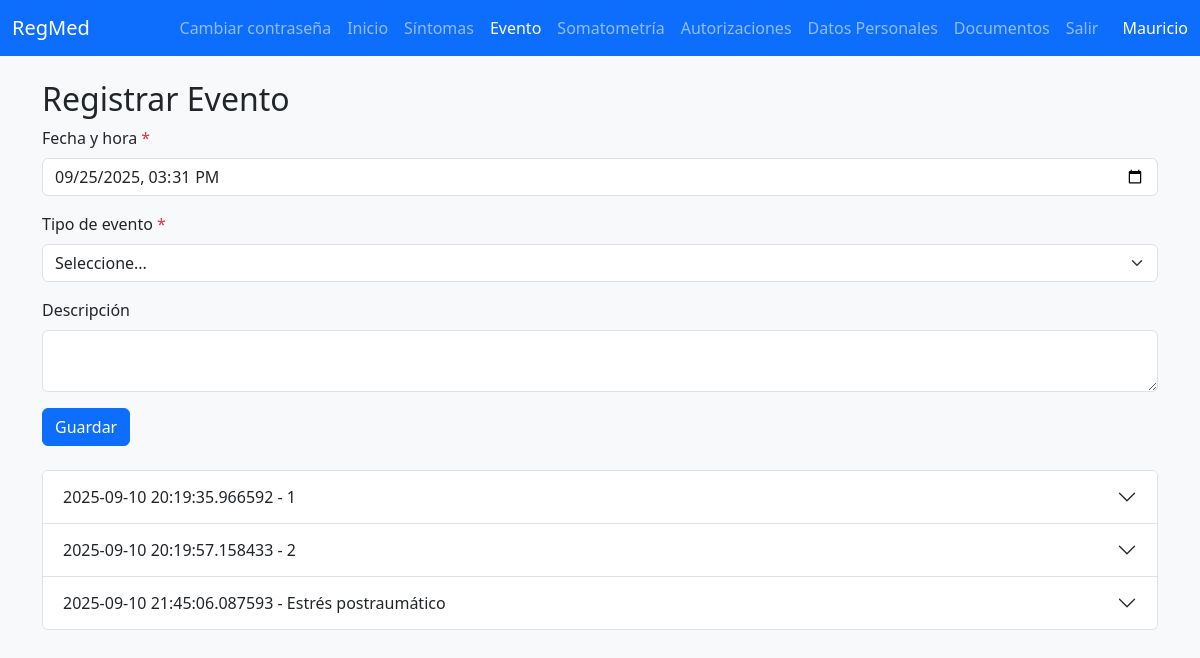
Page /evento (signed in) on the earlier database version.
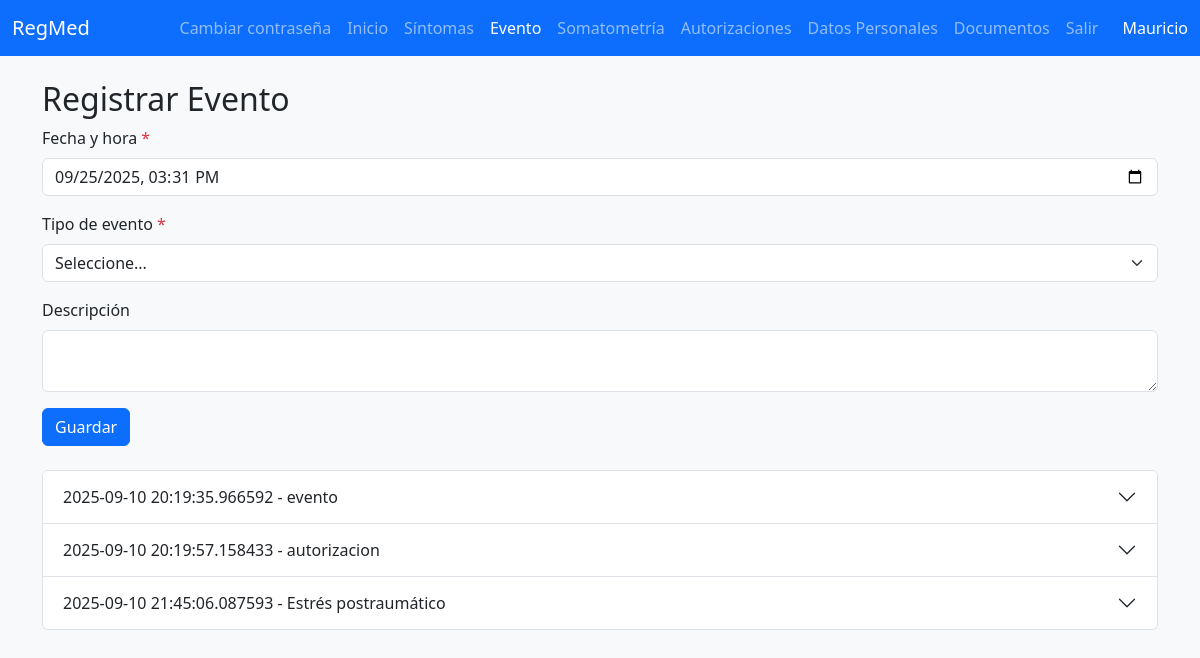
Same page on the later database version.
### tables this page shows
CREATE TABLE users (id INTEGER PRIMARY KEY AUTOINCREMENT NOT NULL, username TEXT NOT NULL, hash TEXT NOT NULL, rol TEXT NOT NULL DEFAULT 'paciente');

CREATE TABLE "eventos" (
                id INTEGER PRIMARY KEY AUTOINCREMENT,
                date TEXT NOT NULL,
                users_id INTEGER NOT NULL,
                tipo TEXT NOT NULL,
                evento TEXT NOT NULL,
                type INTEGER NOT NULL
            );

### app.py (the view, shortened to what this page needs)
@app.route("/evento", methods=["GET", "POST"])
@login_required
def evento():
    if session.get("rol") != "paciente":
        return apology("Acceso restringido", 403)
    conn = get_db_connection()
    eventos = conn.execute("SELECT * FROM eventos WHERE users_id = ?", (session["user_id"],)).fetchall()
    conn.close()
    fecha_hoy = datetime.now().strftime('%Y-%m-%dT%H:%M')
    return render_template("evento.html", eventos=eventos, fecha_hoy=fecha_hoy)

### app.py (called while the page is built)
def get_db_connection():
    db_path = os.path.join(os.path.dirname(__file__), "pacientes.db")
    conn = sqlite3.connect(db_path)
    conn.row_factory = sqlite3.Row
    return conn

@app.context_processor
def inject_username():
    if "user_id" in session:
        conn = get_db_connection()
        user = conn.execute("SELECT username FROM users WHERE id = ?", (session["user_id"],)).fetchone()
        conn.close()
        if user:
            return {"username": user["username"]}
    return {}

@app.after_request
def after_request(response):
    response.headers["Cache-Control"] = "no-cache, no-store, must-revalidate"
    response.headers["Expires"] = 0
    response.headers["Pragma"] = "no-cache"
    return response

### helpers.py (called while the page is built)
def login_required(f):
    @wraps(f)
    def decorated_function(*args, **kwargs):
        if session.get("user_id") is None:
            return redirect("/login")
        return f(*args, **kwargs)
    return decorated_function

### static/templates/evento.html (shortened to what this page needs)
{% extends "layout.html" %}
{% block content %}
<h2>Registrar Evento</h2>
<form action="/evento" method="post" class="mb-4">
  <div class="mb-3">
    <label for="fecha" class="form-label">Fecha y hora <span class="text-danger">*</span></label>
    <input type="datetime-local" class="form-control" id="fecha" name="fecha" required
           value="{{ fecha_hoy if fecha_hoy is defined else '' }}">
  </div>
  <div class="mb-3">
    <label for="tipo" class="form-label">Tipo de evento <span class="text-danger">*</span></label>
    <select class="form-select" id="tipo" name="tipo" required>
      <option value="" selected disabled>Seleccione...</option>
    </select>
  </div>
  <div class="mb-3">
    <label for="evento" class="form-label">Descripción</label>
    <textarea class="form-control" id="evento" name="evento" required></textarea>
  </div>
  <button type="submit" class="btn btn-primary">Guardar</button>
</form>
{% if eventos %}
<div class="accordion" id="accordionEventos">
  {% for e in eventos %}
  <div class="accordion-item">
    <h2 class="accordion-header" id="headingE{{ loop.index }}">
      <button class="accordion-button collapsed" type="button" data-bs-toggle="collapse" data-bs-target="#collapseE{{ loop.index }}">
        {{ e["date"] }} - {{ e["tipo"] }}
      </button>
    </h2>
  </div>
  {% endfor %}
</div>
{% else %}
<p class="text-muted">No hay eventos registrados.</p>
{% endif %}
{% endblock %}

### static/templates/layout.html (shortened to what this page needs)
<!DOCTYPE html>
<html lang="es">
<head>
  <link href="https://cdn.jsdelivr.net/npm/bootstrap@5.3.2/dist/css/bootstrap.min.css" rel="stylesheet">
</head>
<body class="bg-light">
<nav class="navbar navbar-expand-lg navbar-dark bg-primary fixed-top">
  <div class="container-fluid">
    <a class="navbar-brand" href="/">RegMed</a>
    <div class="collapse navbar-collapse" id="mainNav">
      <ul class="navbar-nav ms-auto mb-2 mb-lg-0">
        {% if session.get('user_id') %}
            <li class="nav-item">
              <a class="nav-link" href="{{ url_for('password') }}">Cambiar contraseña</a>
            </li>
            {% if session.get('rol') == 'enfermeria' %}
                <li class="nav-item">
                  <a class="nav-link {% if request.path.startswith('/seleccionar_paciente') %}active{% endif %}" href="/seleccionar_paciente">Seleccionar Paciente</a>
                </li>
               <li class="nav-item">
                  <a class="nav-link {% if request.path.startswith('/somatometria') %}active{% endif %}" href="/somatometria">Somatometría</a>
                </li>
                <li class="nav-item">
                  <a class="nav-link" href="{{ url_for('registro_enfermeria') }}">Plan de Cuidados</a>
                </li>
                <li class="nav-item">
                  <a class="nav-link {% if request.path.startswith('/prescripciones') %}active{% endif %}" href="/prescripciones">Registrar Prescripción</a>
                </li>
                <li class="nav-item">
                  <a class="nav-link" href="/logout">Salir</a>
                </li>
            {% else %}
              {% if session.get('rol') == 'paciente' %}
                <li class="nav-item">
                  <a class="nav-link {% if request.path == '/' %}active{% endif %}" href="/">Inicio</a>
                </li>
                <li class="nav-item">
                  <a class="nav-link {% if request.path.startswith('/sintomas') %}active{% endif %}" href="/sintomas">Síntomas</a>
                </li>
                <li class="nav-item">
                  <a class="nav-link {% if request.path.startswith('/evento') %}active{% endif %}" href="/evento">Evento</a>
                </li>
                <li class="nav-item">
                  <a class="nav-link {% if request.path.startswith('/somatometria') %}active{% endif %}" href="/somatometria">Somatometría</a>
                </li>
                <li class="nav-item">
                  <a class="nav-link {% if request.path.startswith('/autacceso') %}active{% endif %}" href="/autacceso">Autorizaciones</a>
                </li>
                <li class="nav-item">
                  <a class="nav-link {% if request.path.startswith('/datospersonales') %}active{% endif %}" href="/datospersonales">Datos Personales</a>
                </li>
                <li class="nav-item">
                  <a class="nav-link {% if request.path.startswith('/documentos') %}active{% endif %}" href="/documentos">
                    Documentos
                  </a>
                </li>
                <li class="nav-item">
                  <a class="nav-link" href="/logout">Salir</a>
                </li>
              {% endif %}
         {% endif %}
        {% endif %}
      </ul>
    </div>
    <div class="ms-3 d-none d-lg-block text-white">
      {{ username or "" }}
    </div>
  </div>
</nav>
<div class="container mt-4">
  {% block content %}{% endblock %}
</div>
</body>
</html>

### static/templates/layout.html (style rules this page uses)
body { padding-top: 56px; }

Differences in the rows shown:
changed eventos: tipo "1" → "evento"
changed eventos: tipo "2" → "autorizacion"
